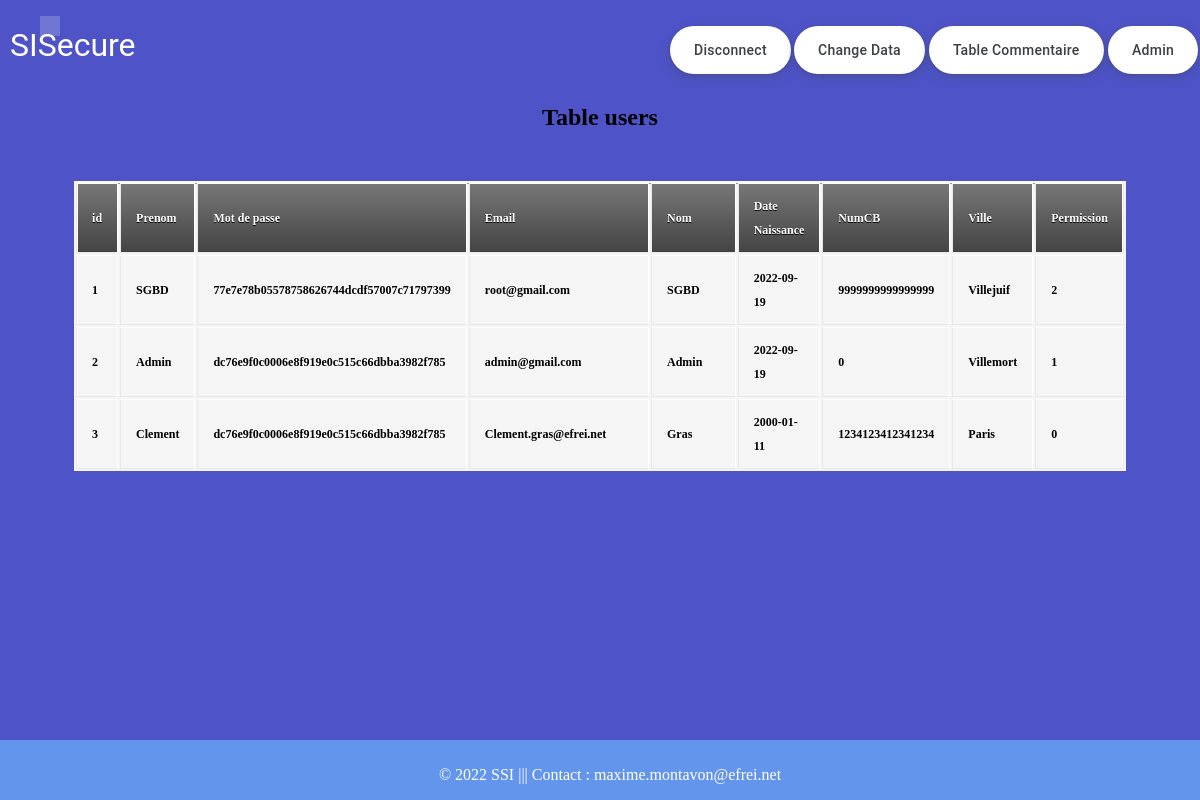
The page /Landing.php (signed in) on the database its author committed.
### tables this page shows
CREATE TABLE `users` (
  `id` int(11) NOT NULL,
  `Prenom` text NOT NULL,
  `password` text NOT NULL,
  `Email` text NOT NULL,
  `Nom` varchar(20) NOT NULL,
  `DateNaissance` date DEFAULT current_timestamp(),
  `NumCB` bigint(16) NOT NULL,
  `Ville` varchar(164) NOT NULL,
  `Permission` int(16) NOT NULL
);

### landing.php (the view, shortened to what this page needs)
<?php
$bdd = new PDO('mysql:host=localhost;dbname=projet;charset=utf8;', 'root', '');
if(!$_SESSION['Password']){
    header('Location: connexion.php');
} else {
    foreach($_SESSION as $key=>$value) {
        echo $key . ': ' . $value . '<br>' ;
    }
    $sql = "SELECT id, Prenom, password, Email, Nom, DateNaissance, NumCB, Ville, Permission FROM users
        ORDER BY id ASC";
    $stmt = $bdd->prepare($sql);
    $stmt->execute();
    $tabObjetsSQL = $stmt->fetchAll();
}
?>
<!DOCTYPE html>
<html>
<head>
</head>
<body>
<div class="background">
    <ul>
        <li></li>
    </ul>
    <div class="Height">
        <header>
            <div class="left">
                <label>SISecure</label>
            </div>
            <div class="right">
                <a href="deconnexion.php"><button class="button-17">Disconnect</button></a>
                <a href="PasswordProblem.php"><button class="button-17">Change Data</button></a>
                <a href="landing2.php"><button class="button-17">Table Commentaire</button></a>
                <label class="button-17"><?php echo $_SESSION['Prenom']?></label>
            </div>
        </header>
        <?php
        if ($_SESSION['Permission'] == 2 or $_SESSION['Permission'] == 1 ) {
            echo '<div class="container" align="center">
                   <h2 class="text-center">Table users</h2>
            <div class="cadre-table-scroll">
                    <table class="table-scroll" align="center">
                        <thead>
                        <tr class="info">
                            <th scope="col">id</th>
                            <th scope="col">Prenom</th>
                            <th scope="col">Mot de passe</th>
                            <th scope="col">Email</th>
                            <th scope="col">Nom</th>
                            <th scope="col">Date Naissance</th>
                            <th scope="col">NumCB</th>
                            <th scope="col">Ville</th>
                            <th scope="col">Permission</th>
                        </tr>
                        </thead>
                        <tbody>
            ';
            foreach($tabObjetsSQL as $unObjet) {
                echo "<tr>";
                echo "<th scope='col'>" . $unObjet['id'] . "</th>";
                echo "<th scope='col'>" . $unObjet['Prenom'] . "</th>";
                echo "<th scope='col'>" . $unObjet['password'] . "</th>";
                echo "<th scope='col'>" . $unObjet['Email'] . "</th>";
                echo "<th scope='col'>" . $unObjet['Nom'] . "</th>";
                echo "<th scope='col'>" . $unObjet['DateNaissance'] . "</th>";
                echo "<th scope='col'>" . $unObjet['NumCB'] . "</th>";
                echo "<th scope='col'>" . $unObjet['Ville'] . "</th>";
                echo "<th scope='col'>" . $unObjet['Permission'] . "</th>";
                echo "</tr>";
            }
            echo '</tbody>
                    </table>
            </div>
        </div>
            ';
        }
        ?>
        <br>
        <footer>
            <p>© 2022 SSI ||| Contact : maxime.montavon@efrei.net</p>
        </footer>
    </div>
</div>
</body>
</html>

### landing.php (style rules this page uses)
footer { position: fixed; padding: 10px 10px 0px 10px; bottom: 0; width: 100%; display: flex; justify-content: center; background-color: cornflowerblue; color: white; }
ul { list-style-type: none; }
body { background: blue; }
header { display: flex; width: 99%; padding: 10px; }
.right { margin-left: auto; margin-right: 0; }
.left { color: white; font-size: xx-large; font-family: "Google Sans", Roboto, Arial, sans-serif; margin-left: 0; margin-right: auto; }
.Height { Height: 100%; }
table { background: #f5f5f5; border-collapse: separate; box-shadow: inset 0 1px 0 #fff; font-size: 12px; line-height: 24px; margin: 30px auto; text-align: left; width: 800px; }
.cadre-table-scroll { display: inline-block; height: 20em; overflow-y: scroll; }
.table-scroll thead tr { position: static; top: 0; }
.info { background: url(https://jackrugile.com/images/misc/noise-diagonal.png), linear-gradient(#777, #444); border-left: 1px solid #555; border-right: 1px solid #777; border-top: 1px solid #555; border-bottom: 1px solid #333; box-shadow: inset 0 1px 0 #999; color: #fff; font-weight: bold; padding: 10px 15px; position: relative; text-shadow: 0 1px 0 #000; }
th { border-right: 1px solid #fff; border-left: 1px solid #e8e8e8; border-top: 1px solid #fff; border-bottom: 1px solid #e8e8e8; padding: 10px 15px; position: relative; transition: all 300ms; }
th:first-child { box-shadow: inset 1px 0 0 #fff; }
th:last-child { border-right: 1px solid #e8e8e8; box-shadow: inset -1px 0 0 #fff; }
.background { position: fixed; width: 100vw; height: 100vh; top: 0; left: 0; margin: 0; padding: 0; background: #4e54c8; overflow: hidden; }
.background li { position: absolute; display: block; list-style: none; width: 20px; height: 20px; background: rgba(255, 255, 255, 0.2); animation: animate 19s linear infinite; }
.button-17 { align-items: center; appearance: none; background-color: #fff; border-radius: 24px; border-style: none; box-shadow: rgba(0, 0, 0, .2) 0 3px 5px -1px,rgba(0, 0, 0, .14) 0 6px 10px 0,rgba(0, 0, 0, .12) 0 1px 18px 0; box-sizing: border-box; color: #3c4043; cursor: pointer; display: inline-flex; fill: currentcolor; font-family: "Google Sans",Roboto,Arial,sans-serif; font-size: 14px; font-weight: 500; height: 48px; justify-content: center; letter-spacing: .25px; line-height: normal; max-width: 100%; overflow: visible; padding: 2px 24px; position: relative; text-align: center; text-transform: none; transition: box-shadow 280ms cubic-bezier(.4, 0, .2, 1),opacity 15ms linear 30ms,transform 270ms cubic-bezier(0, 0, .2, 1) 0ms; user-select: none; -webkit-user-select: none; touch-action: manipulation; width: auto; will-change: transform,opacity; z-index: 0; }
.button-17:not(:disabled) { box-shadow: rgba(60, 64, 67, .3) 0 1px 3px 0, rgba(60, 64, 67, .15) 0 4px 8px 3px; }

### rows shown on the page
users: id "1", Prenom "SGBD", password "77e7e78b05578758626744dcdf57007c71797399", Email "root@gmail.com", Nom "SGBD", DateNaissance "2022-09-19", NumCB "9999999999999999", Ville "Villejuif", Permission "2"
users: id "2", Prenom "Admin", password "dc76e9f0c0006e8f919e0c515c66dbba3982f785", Email "admin@gmail.com", Nom "Admin", DateNaissance "2022-09-19", NumCB "0", Ville "Villemort", Permission "1"
users: id "3", Prenom "Clement", password "dc76e9f0c0006e8f919e0c515c66dbba3982f785", Email "Clement.gras@efrei.net", Nom "Gras", DateNaissance "2000-01-11", NumCB "1234123412341234", Ville "Paris", Permission "0"

### other values the page prints
$key "Password"
$value "dc76e9f0c0006e8f919e0c515c66dbba3982f785"
$key "id"
$value "2"
$_SESSION['Prenom'] "Admin"
